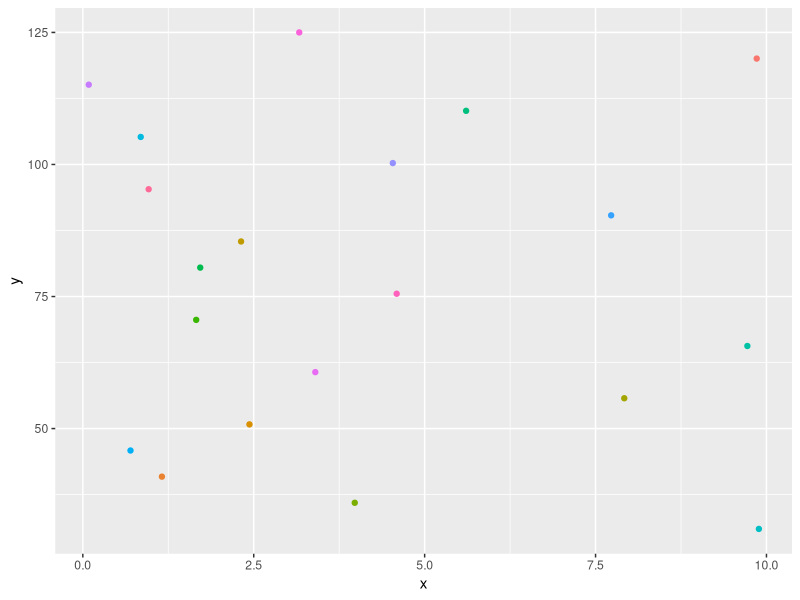

Generate this figure with R:
## ---- chunk 1
# DO NOT EDIT ANY PART OF THIS CHUNK
# Do examine the code if you're interested how it works!
knitr::opts_chunk$set(echo = TRUE, warning=TRUE, message=TRUE)
library(tidyverse)
set.seed(7)
test_x <- function(x=NULL, class="omit", dims="omit", numeric="omit",
                   nam_pos="omit", nam_val="omit", c_pos="omit", c_val="omit",
                   na_check="omit", all_NA="omit"){
  if(is.null(x)){
    return(message("No code entered for ", deparse(substitute(x)), " yet.\n"))
  } else {
  class_x  <- ifelse(class!="omit", class(x)==class, TRUE)
  num_x    <- ifelse(numeric!="omit", is.numeric(x)==numeric, TRUE)
  dim_x    <- ifelse(all(dims!="omit"),
                    ifelse(is.null(dim(x)), length(x)==dims, all(dim(x)==dims) ),
                  TRUE)
  names_x  <- ifelse(nam_val!="omit" & nam_pos!="omit",
                    ifelse(is.null(names(x)), FALSE, names(x)[nam_pos]==nam_val), TRUE)
  if(any(c_val=="omit") | any(c_pos=="omit")){ check_x <- TRUE
  } else {
    if (dim_x==FALSE){
      check_x <- FALSE
    } else {
    if(length(c_pos)==1 & class_x!="list"){ check_x <- x[c_pos]==c_val
     } else {
      if(class=="matrix" | class=="data.frame"){ check_x <- x[ c_pos[1], c_pos[2] ]==c_val
        } else {
         if(class=="list" & length(c_pos)==2){ check_x <- x[[ c_pos[1] ]][[ c_pos[2] ]]==c_val
          } else {
           if(class=="list" & length(c_pos)==3){ check_x <- x[[ c_pos[1] ]][[c_pos[2] ]][[ c_pos[3] ]]==c_val 
            }
          }
        }
      }
    }
  }
  if (all_NA==TRUE){
    all_NA_x <- all(is.na(x))
    } else {
    all_NA_x <- TRUE
    }
  if (all(na_check!="omit") & is.null(dim(x))){
    na_x     <- any(is.na(x[na_check])==TRUE)==FALSE
  } else {
    if (all(na_check!= "omit") & is.null(dim(x))==FALSE & length(na_check)==2 ){
    na_x     <- any(is.na(x[na_check[1], na_check[2]])==TRUE)==FALSE
    } else {
      if (all(na_check!= "omit") & is.null(dim(x))==FALSE & length(na_check)==1){
      na_x     <- any(is.na(x[, na_check])==TRUE)==FALSE
      } else {na_x <- TRUE}
    }
  }
  if (all(c(class_x, dim_x, names_x, num_x, na_x, check_x, all_NA_x)==TRUE)){
    message("Good job on ", deparse(substitute(x)), "!\n")
    } else {
      message("Oh no, check your code for \"", deparse(substitute(x)), "\"\n")
        if (all_NA_x==FALSE)message("- All elements should be NA!\n")
        if (dim_x==FALSE)   message("- Wrong length or dimensions!\n")
        if (class_x==FALSE) message("- Wrong object class!\n")
        if (names_x==FALSE) message("- Wrong object names!\n")
        if (num_x==FALSE)   message("- Should this be numeric?\n")
        if (na_x==FALSE)    message("- You seem to have data missing!\n")
        if (check_x==FALSE) message("- You seem to have an incorrect or misplaced value somewhere!\n")
      }
  }
}
## ---- chunk 2
# Ex 1) Create a vector of the numbers 1, 5, 3, 2, 4.
example <- NULL
# You would write this:
example <- c(1,5,3,2,4)
# Ex 2) Add the number 10 to the sixth position of example2
example2 <- example
example2 <- NULL
# You would write:
example2[6] <- 10
## ---- chunk 3
# 1) Use "seq()" to create a vector of 10 numbers evenly spaced from 0 to 15.
vec_num <- seq(0,15,by=15/9)
# 2) Use ":" to create an integer vector of the numbers 11 through 20.
vec_int <- 11:20
# 3) "LETTERS" contains the 26 capital letters in order. Use "LETTERS" and "[ ]" to create a vector of the last 10 capital letters.
vec_cha <- LETTERS[17:26]
# 4) Use letters and "[ ]" to create a factor variable using the first ten lower case letters.
vec_fac <- factor(letters[1:10])
# 5) Use "c()" to combine "vec_cha" and "vec_fac" into "vec_let". Do not convert it to a factor!
vec_let <- c(vec_cha,vec_fac)
# 6) Use "c()" and "[ ]" to combine the first 4 elements of "vec_num" with the last
# 4 elements of "vec_int" to create "vec_ni".
vec_ni <- c(vec_num[1:4],vec_int[7:10])
# 7) Use "rev()" to reverse the order of "vec_fac".
fac_vec <- rev(vec_fac)
## ---- chunk 4
# DO NOT EDIT ANY PART OF THIS CHUNK
test_x(vec_num, class="numeric",   dims=10, c_pos=4,  c_val=5)
test_x(vec_int, class="integer",   dims=10, c_pos=5,  c_val=15)
test_x(vec_cha, class="character", dims=10, c_pos=3,  c_val="S")
test_x(vec_fac, class="factor",    dims=10, c_pos=7,  c_val="g")
test_x(vec_let, class="character", dims=20, c_pos=19, c_val="9")
test_x(vec_ni,  class="numeric",   dims=8,  c_pos=5,  c_val=17)
test_x(fac_vec, class="factor", dims=10, c_pos=4, c_val="g")
## ---- chunk 5
new_vec <- c(TRUE, FALSE, TRUE, TRUE) 

## ---- chunk 6
# 1) Use matrix() to create a matrix with 10 rows and four columns filled with NA
mat_empty <- matrix(NA,nrow=10,ncol=4)

# 2) Assign "vec_num" to the first column of "mat_1" below.
mat_1 <- mat_empty # DO NOT EDIT THIS LINE; add code below it.
mat_1[,1] <- vec_num

# 3) Assign "vec_int" to the second column of "mat_2" below
mat_2 <- mat_1 # DO NOT EDIT THIS LINE; add code below it.
mat_2[,2] <- vec_int

# 4) Assign "vec_cha" and "vec_fac" to the third and fourth columns of "mat_3" using one assignment operator.
mat_3 <- mat_2 # DO NOT EDIT THIS LINE; add code below it.
mat_3[,3:4] <- c(vec_cha,vec_fac)

# 5) Select the fourth row from "mat_3" and assign it to the object "row_4" as a vector.
row_4 <- mat_3[4,]

# 6) Assign the element in the 6th row and 2nd column of "mat_3" to "val_6_2" as a numeric value (using as.numeric).
val_6_2 <- as.numeric(mat_3[6,2])

# 7) Use "cbind()" to combine "vec_num", "vec_int", "vec_cha", and "vec_fac" into "mat_4".
mat_4 <- cbind(vec_num,vec_int,vec_cha,vec_fac)

# 8) Next, first transpose mat_4, then select only the first four columns and assign to mat_t
mat_t <- t(mat_4)[,1:4]

# 9)  Then use rbind() to add the rows from mat_3 to mat_t (mat_t first, mat_3 second) and assign this combination to mat_big.
mat_big <- rbind(mat_t,mat_3)

## ---- chunk 7
# DO NOT EDIT ANY PART OF THIS CHUNK
test_x(mat_empty, class="matrix", dims=c(10,4), all_NA=TRUE)
test_x(mat_1, class="matrix", dims=c(10,4), numeric=TRUE, na_check=1, c_pos=c(7,1), c_val = 10)
test_x(mat_2, class="matrix", dims=c(10,4), numeric=TRUE, na_check=2, c_pos=c(3,2), c_val = 13)
test_x(mat_3, class="matrix", dims=c(10,4), numeric=FALSE, na_check=3, c_pos=c(2,3), c_val="R")
test_x(row_4, class="character", dims=4, numeric=FALSE, na_check=1, c_pos=2, c_val=14)
test_x(val_6_2, class="numeric", dims=1, numeric=TRUE, na_check=1, c_pos=1, c_val=16)
test_x(mat_4, class="matrix", dims=c(10,4), numeric=FALSE, na_check=3, c_pos=c(5,3), c_val="U")
test_x(mat_t, class="matrix", dims=c(4,4), numeric=FALSE, na_check=2, c_pos=c(2,2), c_val="12")
test_x(mat_big, class="matrix", dims=c(14,4), numeric=FALSE, na_check=3, c_pos=c(2,3), c_val="13")
## ---- chunk 8
mat_letters <- matrix(letters, ncol=2) 
## ---- chunk 9
math_mat <- matrix(1:5, nrow=5, ncol=5)
math_vec <- 1:5
## ---- chunk 10
# 1) Use "list()" to create a list that contains "vec_num" and "row_4", and assign the names
#   "vec_num" and "row_4" to these two elements of "list_1".
list_1 <- list("vec_num"=vec_num,"row_4"=row_4)
# 2) Using "$", extract "row_4" from "list_1" and assign it to the object "row_4_2".
row_4_2 <- list_1$row_4
# 3) Create another list that contains "val_6_2" and "mat_big".
list_2 <- list("val_6_2"=val_6_2,"mat_big"=mat_big)
# 4) Combine list_1 and list_2 together using "c()" and assign them to "list_3"
list_3 <- c(list_1,list_2)
# 5) Use "unlist()" to turn "list_3" into a vector and assign it to "vector_3"
vector_3 <- unlist(list_3)
# 6) Use "as.list()" to convert "vector_3" into a list and assign it to "list_big"
list_big <- as.list(vector_3)
# 7) Now copy "list_3" as "list_4" (one line of code). Then use "[[ ]]" to assign "list_3" as the last (fifth) element of "list_4";
# that is, you should have a list object with five elements named "list_4" that contains the same four
# elements as "list_3" plus a fifth element that is -all- four elements of "list_3" as one object.
list_4 <- list_3
list_4[[5]] <- list_3
# 8) Select the third element (that is, the sub-element) of the the fifth element of "list_4" and assign it 
# to element_5_3 using "[[ ]]".
element_5_3 <- list_4[[5]][[3]]
# 9) Lastly, repeat the previous assignment of the third element of the fifth element, but
# extract the element as a list rather than scalar using "[ ]" and assign it to "list_5_3".
list_5_3 <- list_4[[5]][3]
## ---- chunk 11
# DO NOT EDIT ANY PART OF THIS CHUNK
test_x(list_1, class="list", dims=2, na_check=2, c_pos=c(2,3), c_val="T", nam_pos = 2, nam_val="row_4")
test_x(row_4_2, dim=4, c_pos=2, c_val="14")
test_x(list_2, class="list", dims=2, na_check=2, c_pos=c(2,16), c_val=12)
test_x(list_3, class="list", dims=4, na_check=2, c_pos=c(4,3), c_val="Q")
test_x(vector_3, class="character", dims=71, c_pos=29, c_val="15")
test_x(list_big, class="list", dims=71, c_pos=29, c_val="15")
test_x(list_4, class="list", dims=5, c_pos=c(5,4,17), c_val="R")
test_x(element_5_3, class="numeric", dims=1, c_pos=1, c_val=16)
test_x(list_5_3, class="list", dims=1, c_pos=c(1,1), c_val=16)
## ---- chunk 12
lm.output <- lm(mpg ~ wt, data=mtcars)
lm.output
## ---- chunk 13
# 1) Use "data.frame()" to combine "vec_num" (first column) and "vec_int" (second column) into "df_1".
df_1 <- data.frame(vec_num,vec_int)

# 2) Use "$" to extract "vec_num" from "df_1", reverse it with "rev()", and assign it as the vector "vec_num_2".
vec_num_2 <- rev(df_1$vec_num)

# 3) Use "$" to add "vec_num_2" to "df_2" as a new column with the name "number_vector".
df_2 <- df_1 # DO NOT EDIT THIS LINE; add code below it.
df_2$number_vector <- vec_num_2

# 4) Combine "df_2" with itself using "rbind()" to create "df_3"
df_3 <- rbind(df_2,df_2)

# 5) Create a new data frame "df_4" using "data.frame()" that contains the following named columns (in order):
    # "y" that contains 20 numbers evenly spaced from 31 to 125
    # "x" that has 20 numbers between 0 and 10 generated using "runif()" (get help with ?runif)
    # "color" that consists of 20 values sampled from "col_vec "below using "sample()".
col_vec <- colors() # DO NOT EDIT THIS LINE; add code below it.
df_4 <- data.frame(y=seq(31,125,length=20),
                   x=runif(20,min=0,max=10),
                   color=sample(col_vec,20))

    # This code here should produce a plot of those values with those colors!
if(is.null(df_4)==FALSE) df_4 %>% ggplot(aes(x, y, color=color)) + geom_point() + theme(legend.position="none")

# 5) Use "cbind()" to combine "df_4" and "df_2" into "df_5".
df_5 <- cbind(df_4,df_2)

# 6) Now convert "df_5" into a data.frame using "data.frame()"
df_6 <- data.frame(df_5)

## ---- chunk 14
# DO NOT EDIT ANY PART OF THIS CHUNK
test_x(df_1, class="data.frame", dims=c(10,2), c_pos=c(3,2), c_val=13)
test_x(vec_num_2, class="numeric", dims=10, c_pos=10, c_val=0)
test_x(df_2, class="data.frame", dims=c(10,3), c_pos=c(1,3), c_val=15, nam_pos=3, nam_val="number_vector")
test_x(df_3, class="data.frame", dims=c(20,3), c_pos=c(11,3), c_val=15)
test_x(df_4, class="data.frame", dims=c(20,3), c_pos=c(13,3), c_val="maroon1", nam_pos=2, nam_val="x")
test_x(df_5, class="data.frame", dims=c(20,6), nam_pos=5, nam_val="vec_int")
test_x(df_6, class="data.frame", dims=c(20,6), nam_pos=4, nam_val="vec_num")
